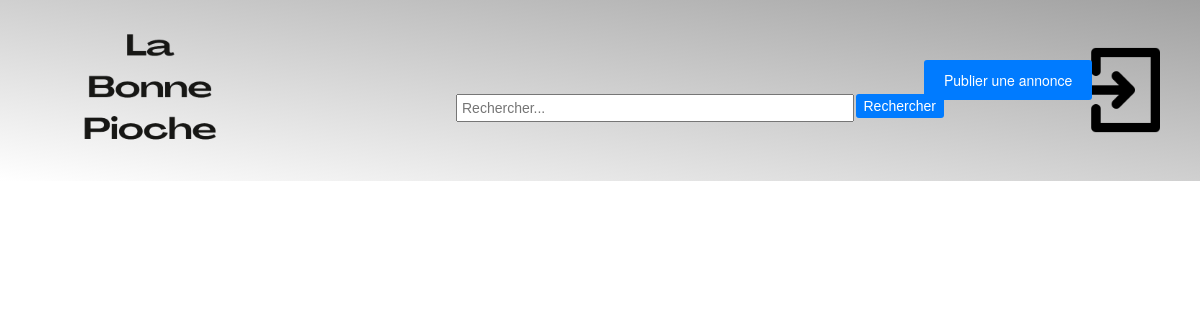
The page /accueil.php?categorie=Autres on the database as committed earlier.
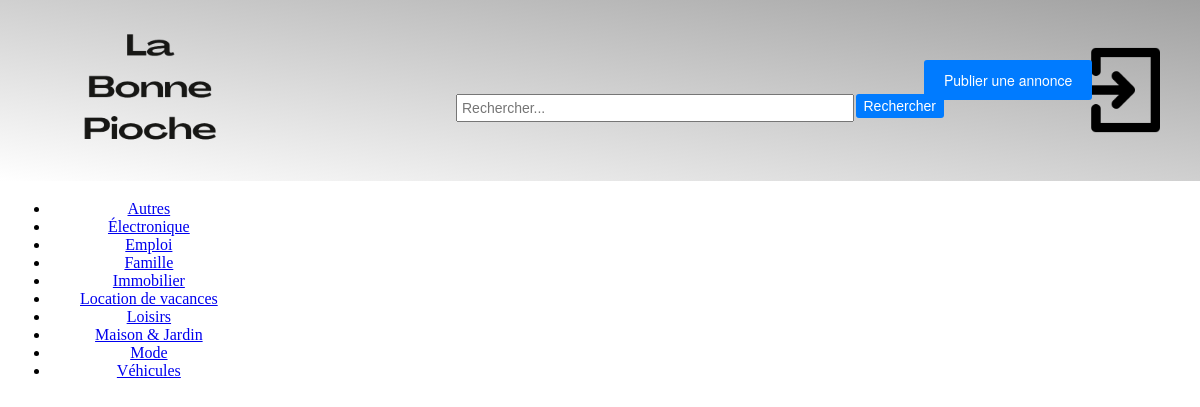
The same page on the database as committed later.
### tables this page shows
CREATE TABLE IF NOT EXISTS `categories` (
  `id_categorie` int NOT NULL AUTO_INCREMENT,
  `nom_categorie` text NOT NULL,
  PRIMARY KEY (`id_categorie`)
);

### accueil.php (the view, shortened to what this page needs)
<!DOCTYPE html>
<?php
    require_once 'db_config.php';
?>
<html>
    <head>
    </head>
    <body>
        <link rel="stylesheet" type="text/css" href="accueil.css">
        <header>
            <a href="accueil.php"><img   src="logo_site.png" alt="Logo de mon site web" ></a>
            <?php
            $query = $bdd->query('SELECT nom_categorie FROM categories');
            echo '<ul class="menu">';
            while ($row = $query->fetch()) {
                $nom_categorie = $row['nom_categorie'];
                echo '<li>';
                echo '<a href="accueil.php?categorie=' . $nom_categorie . '" id="' . $nom_categorie . '">' . $nom_categorie . '</a>';
                echo '</li>';
            }
            echo '</ul>';
            ?>
        <div class="search-bar">
                <input type="text" placeholder="Rechercher...">
                <button type="submit">Rechercher</button>
            </div>
            <div class="header-buttons">
                <a href="post_ad.php" class="publish-button">Publier une annonce</a>
                <?php
                if (isset($_SESSION['user'])) {
                    $check = $bdd->prepare('SELECT nom, prenom, email, password, token, id_utilisateur, url_photo_profil FROM utilisateurs WHERE token = ?');
                    $check->execute(array($_SESSION['user']));
                    $data = $check->fetch();
                    $user = $_SESSION['user'];
                    $url_photo_profil = $data['url_photo_profil'];
                    echo "<div class='menu-dropdown'>";
                    echo "<img id='dropdown-icon' src='$url_photo_profil' alt='Icône utilisateur'>";
                    echo "<ul class='dropdown-content' id='dropdown-content'>";
                    echo "<li><a href='profil.php'>Mon profil</a></li>";
                    echo "<li><a href='favoris.php'>Mes favoris</a></li>";
                    echo "<li><a href='annonces.php'>Mes annonces</a></li>";
                    echo "<li><a href='transactions.php'>Mes transactions</a></li>";
                    echo "<li><a href='logoff.php'>Se déconnecter</a></li>";
                    echo "</ul>";
                    echo "</div>";
                } else {
                    echo "<a href='login.php' class='pfp_login'><img src='login_icon.png' alt='Connexion/Inscription' style='width: 100px; height: 100px; margin-left:-50%; margin-top:25%;'></a>";
                }
                ?>
            </div>
        </header>
    </body>
</html>

### accueil.css (style rules this page uses)
header { position: fixed; display: flex; padding-bottom: 1px; top: 0; left: 0; width: 100%; height: 180px; text-align: center; background-image: linear-gradient(to top right, white, rgb(161, 161, 161)); color: black; }
header a, header img { position :auto; margin-right: auto; padding-left: 30px; width: auto; height: 180px; }
header a.pfp_login img { position :auto; margin-right: auto; padding-left: 30px; width: auto; height: 10px; }
.publish-button { position:absolute; padding: 10px 20px; background-color: #007bff; color: white; text-decoration: none; border: none; border-radius: 3px; transition: background-color 0.3s ease; font-family: "Helvetica Neue", Helvetica; font-size: 14px; margin-left:-13%; margin-top: 5%; height: auto; }
.search-bar { margin: 0 20px; height: auto; margin-left: 38%; margin-top: 3%; position: absolute; align-self: center; }
.search-bar input { width: 200%; padding: 4px; font-size: 14px; }
.search-bar button { padding: 4px 8px; background-color: #007bff; color: white; border: none; border-radius: 3px; cursor: pointer; font-size: 14px; margin-top: -14.5%; margin-left: 157%; position: absolute; align-self: center; }
.menu { position: absolute; margin-top: 200px; margin-left: 10px; }

Rows that differ between the two databases and show on the page:
added categories: nom_categorie "Autres"
added categories: nom_categorie "Électronique"
added categories: nom_categorie "Emploi"
added categories: nom_categorie "Famille"
added categories: nom_categorie "Immobilier"
added categories: nom_categorie "Location de vacances"
added categories: nom_categorie "Loisirs"
added categories: nom_categorie "Maison & Jardin"
added categories: nom_categorie "Mode"
added categories: nom_categorie "Véhicules"
